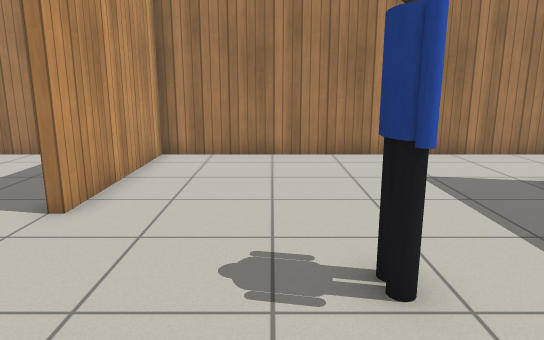
View 1 (above)

12 first-person views from a walk through a world built for the Gazebo simulator. The camera is 1.1 m above the floor, tilts 12° down and sees 70° across. The floor is counted in squares, 0.5 m on a side. Each view is taken from the middle of a square. On the plan, view 1 faces up. The plan holds only what a view shows up to about 20 squares ahead; the rest is blank. Gazebo's built-in surfaces are drawn with simple patterns. Simple shapes stand in for some stock models.

View 2
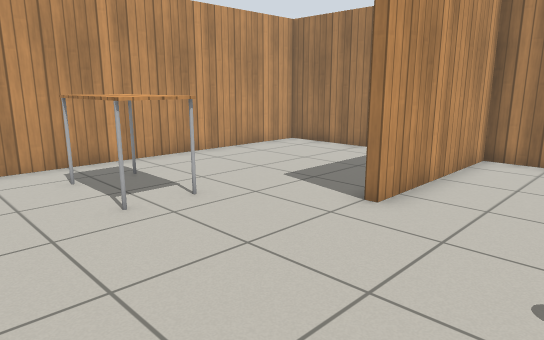

View 3
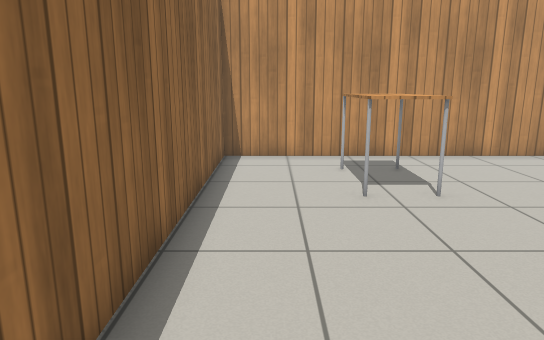

View 4
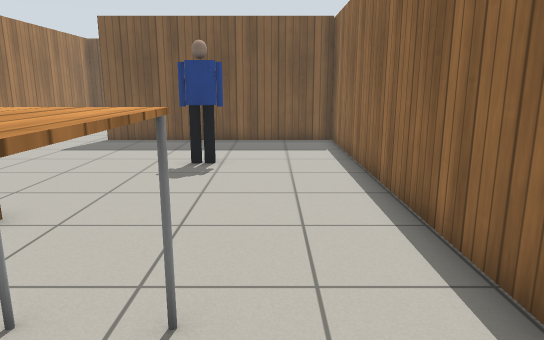

View 5
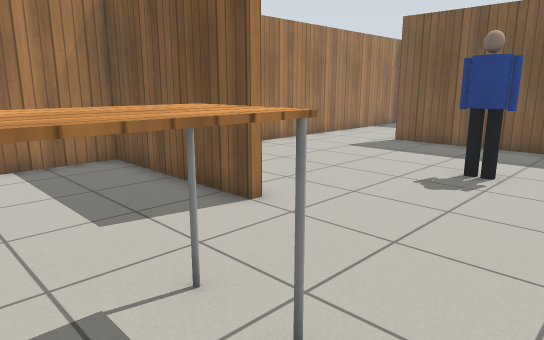

View 6
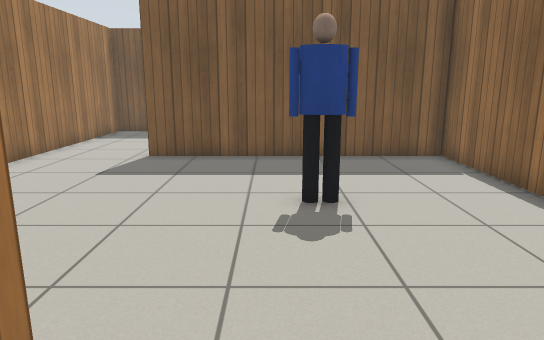

View 7
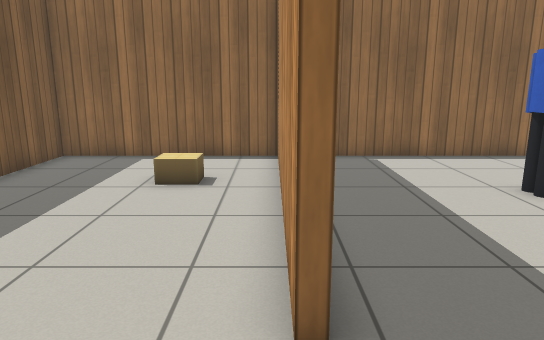

View 8
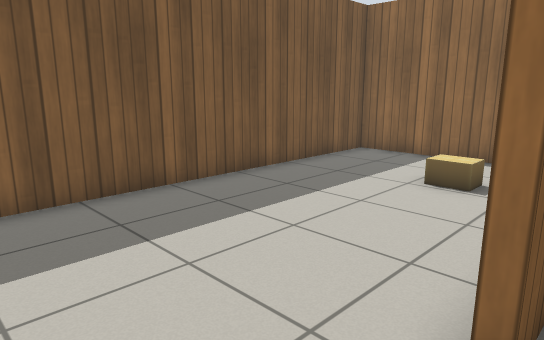

View 9
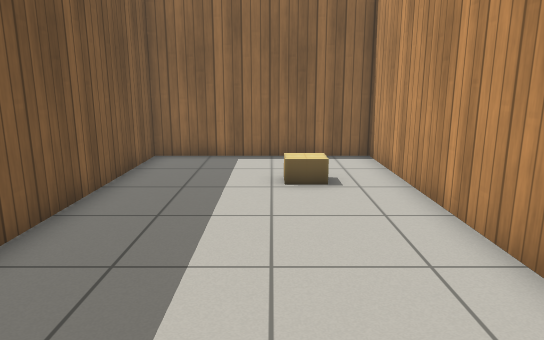

View 10
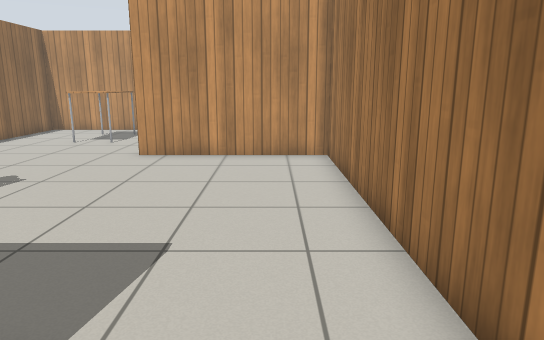

View 11
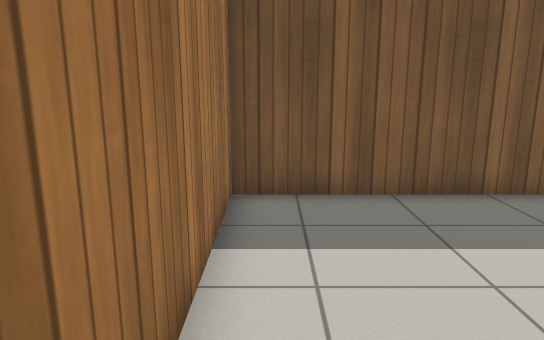

View 12
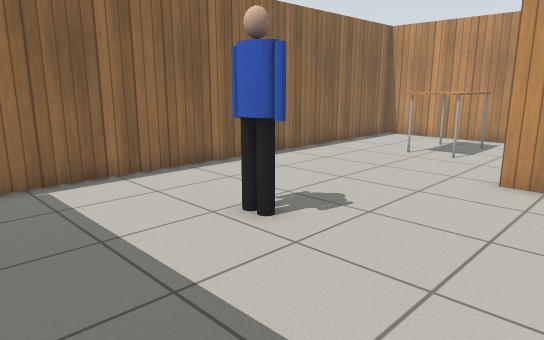

### Floor plan
Points are (right, up) in squares from view 1. A wall is a line through its corners. A room is listed if a view was taken in it or the views show most of it. See-through windows are left out.
Room 1 (views 1, 2, 3, 4, 5, 6, 8, 11, 12)
walls: (-4, 6.5) (-4, 12.8) (-11.6, 12.8) (-11.6, -0.6) (7.1, -0.6); (6.5, -0.6) (6.5, 9.1); (6.6, 12.8) (-3.7, 12.8) (-3.7, 6.5)
ways out: opening at (7, 11) to room 2
objects: table (-9, 3) to (-7, 4); person (1, 4)
Room 2 (views 7, 9, 10)
walls: (6.8, 9.1) (6.8, -0.5); (7.1, -0.6) (13.8, -0.6) (13.8, 12.8) (6.6, 12.8)
ways out: opening at (7, 11) to room 1
objects: cardboard box (9, 3)

Where each view was taken, in squares from view 1:
view 1: 0 up, 0 right, facing up
view 2: 0 up, 0 right, facing up-left
view 3: 1 up, 1 right, facing left
view 4: 2 up, 10 left, facing right
view 5: 1 up, 9 left, facing up-right
view 6: 5 up, 6 left, facing right
view 7: 12 up, 7 right, facing down
view 8: 12 up, 6 right, facing down-right
view 9: 12 up, 10 right, facing down
view 10: 11 up, 9 right, facing left
view 11: 12 up, 6 right, facing right
view 12: 9 up, 6 right, facing down-left
